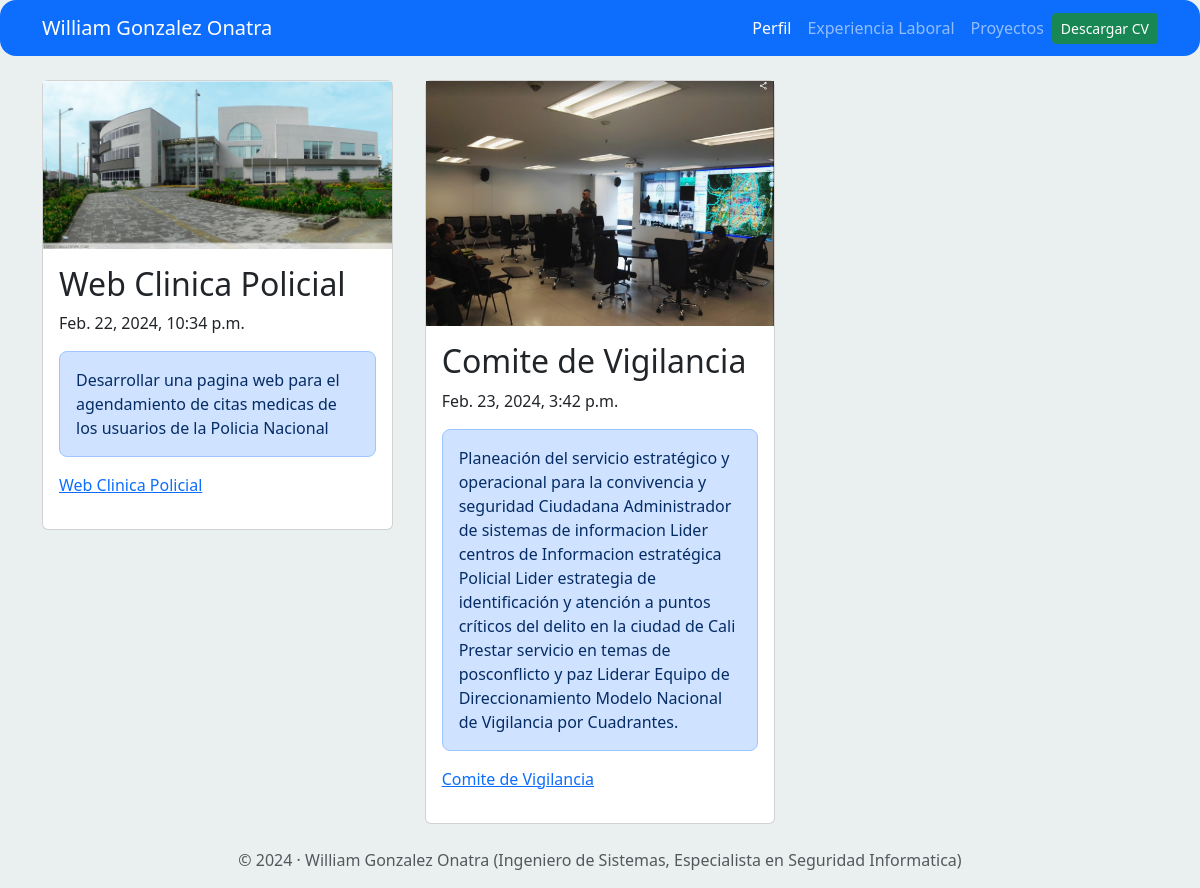
The page /proyectos/ on the database its author committed.
### proyectos/models.py (models this page shows)
class Proyecto(models.Model):
    title = models.CharField(verbose_name='Titulo', max_length = 100)
    description= models.TextField(verbose_name='Descripcion', max_length = 1000)
    image= models.ImageField(upload_to = 'proyectos/images', verbose_name='Imagenes')
    link = models.URLField(verbose_name='Direccion web', null=True, blank=True)
    created= models.DateTimeField(auto_now_add = True, verbose_name='Creacion')
    updated = models.DateTimeField(auto_now = True, verbose_name='Actualizacion')

### proyectos/views.py (the view)
# urls.py: path('', project_render, name= 'project' )
def project_render(request):
    projects= Proyecto.objects.all()
    return render(request, 'proyectos.html', {'projects': projects})

### proyectos/templates/proyectos.html (shortened to what this page needs)
<!DOCTYPE html>
<html lang="en">
<head>
</head>
<body>
    {% extends 'base.html' %}
    {% block content %}
    <div class="row">
        {% for proy in projects %}
        <div class="col-md-4 p-3">
            <div class="card">
                <img src="{{proy.image.url}}" alt="{{proy.title}}" class="img-fluid">
                <div class="card-body">
                    <h2>{{proy.title}}</h2>
                    <p>{{proy.created}}</p>
                    <p class="p-3 text-primary-emphasis bg-primary-subtle border border-primary-subtle rounded-3">{{proy.description}}</p>
                    <a href="{% url 'proyectos:project' %}">{{proy.title}}</a>
                </div>
            </div>
        </div>
        {% endfor %}
    </div>
    {% endblock %}

### miPortafolio/templates/base.html (shortened to what this page needs)
{% load static %}
<!DOCTYPE html>
<html lang="en">
<head>
    <link href="https://cdn.jsdelivr.net/npm/bootstrap@5.3.2/dist/css/bootstrap.min.css" rel="stylesheet">
    <link rel="stylesheet" href="{% static 'main.css'%}">
</head>
<body>
    {% include 'partials/navbar.html' %}
    <div class="container p-2">
        {% block content %}
        {% endblock%}
    </div>
    <footer>
        <p class="copyright text-muted text-center"> &copy; 2024 · William Gonzalez Onatra (Ingeniero de Sistemas, Especialista en Seguridad Informatica) </p>
      </footer>
</body>
</html>

### miPortafolio/templates/partials/navbar.html (shortened to what this page needs)
{% load static %}<!DOCTYPE html>
<html lang="en">
<head>
</head>
<body>
    <nav class="navbar navbar-expand-lg bg-primary navbar-dark rounded-4">
        <div class="container">
          <a class="navbar-brand" href="/">William Gonzalez Onatra</a>
          <div class="collapse navbar-collapse" id="navbarNav">
            <ul class="navbar-nav ms-auto">
              <li class="nav-item">
                <a class="nav-link active" aria-current="page" href="/">Perfil</a>
              </li>
              <li class="nav-item">
                <a class="nav-link" href="{% url 'explaboral' %}">Experiencia Laboral</a>
              </li>
              <li class="nav-item">
                <a class="nav-link" href="{% url 'proyectos:project' %}">Proyectos</a>
              </li>
              <li class="nav-item d-flex align-items-center">
                <a href="{% static 'miPortafolio/HV_WILLIAM.pdf' %}" class="btn btn-success btn-sm " target="_blank">Descargar CV</a>
              </li>
            </ul>
          </div>
        </div>
      </nav>
</body>
</html>

### miPortafolio/static/main.css (style rules this page uses)
body { background: rgb(234, 239, 239) !important; }

### rows shown on the page
Proyecto: image (picture), title "Web Clinica Policial", created "Feb. 22, 2024, 10:34 p.m.", description "Desarrollar una pagina web para el agendamiento de citas medicas de los usuarios de la Policia Nacional"
Proyecto: image (picture), title "Comite de Vigilancia", created "Feb. 23, 2024, 3:42 p.m.", description "Planeación del servicio estratégico y operacional para la convivencia y seguridad Ciudadana Administrador de sistemas de informacion Lider centros de Informacion estratégica Policial Lider estrategia de identificación y atención a puntos críticos del delito en la ciudad de Cali Prestar servicio en temas de posconflicto y paz Liderar Equipo de Direccionamiento Modelo Nacional de Vigilancia por Cuadrantes."
